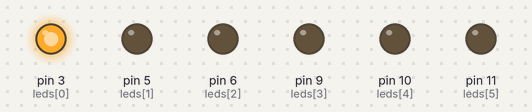
Bench run of a sketch on a simulated Arduino Uno, built with avr-gcc and run on an emulated ATmega328P. On the bench: output pins drawn as LEDs (lit = HIGH).

Above: at 0.05 s.
At 0.15 s:
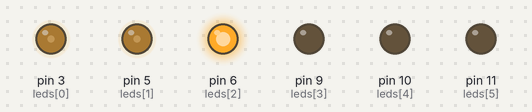
At 0.3 s:
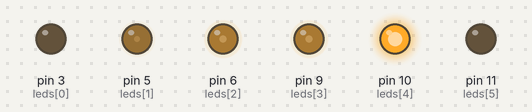
At 0.6 s:
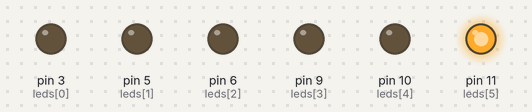
At 0.9 s:
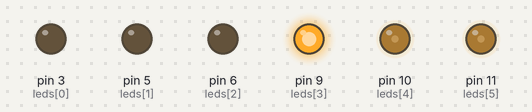
At 1.2 s:
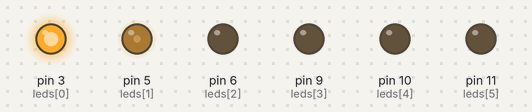
Timing chart, 0 to 3.7 s (numbered marks = the images above):
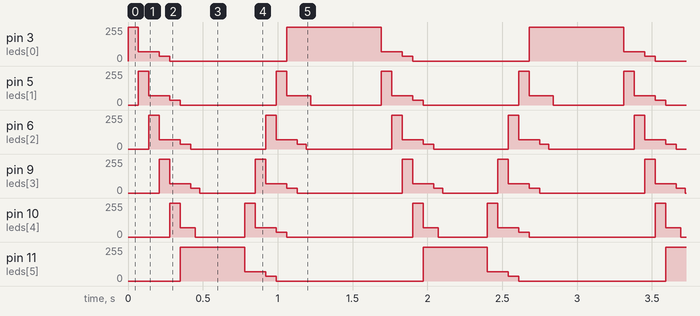

The sketch:

tail_brightness.ino
```cpp
int leds[] = { 3, 5, 6, 9, 10, 11 };
int cursor = 0;
bool right = true;
int tail = 70;
int time = 70;

void setup() {
  for (int i = 0; i < 6; i++) {
    pinMode(leds[i], OUTPUT);
  }
}

void loop() {
  if (right) {
    for (int i = 0; i < 6; i++) {
      analogWrite(leds[i], 255);

      if (i > 0) {
        analogWrite(leds[i - 1], tail);
        }

      delay(time);

      if (i > 1) {
        analogWrite(leds[i - 2], tail*0.5);
        }
      if (i > 2) {
        analogWrite(leds[i - 3], 0);
      }

      if ( i == 5) {
        delay(30);
        analogWrite(leds[4], 0);
        delay(30);
        analogWrite(leds[3], 0);
        delay(30);
        analogWrite(leds[2], 0);
        delay (200);
      }
    }
    right = false;
  } else {
    for (int i = 5; i >= 0; i--) {
      analogWrite(leds[i], 255);

      if (i < 5) {
        analogWrite(leds[i + 1], tail);
        }
      delay(time);

      if (i < 4) {
         analogWrite(leds[i + 2], tail*0.5);
         }
      if (i < 3) {
        analogWrite(leds[i + 3], 0);
        }

      if (i == 0){
        delay(30);
        analogWrite(leds[3], 0);
        delay(30);
        analogWrite(leds[2], 0);
        delay(30);
        analogWrite(leds[1], 0);
        delay (200);
       delay(200);
      }
    }

    right = true;
  }
}
```

Measured:
- by itself, pin 3 (leds[0]): repeats every 1.6 s: 70/255 0.14 s, 35/255 0.07 s, 0/255 0.78 s, 255/255 0.63 s
- by itself, pin 6 (leds[2]): repeats every 0.78 s: 70/255 0.14 s, 35/255 0.07 s, 0/255 0.50 s, 255/255 0.07 s
- by itself, pin 11 (leds[5]): repeats every 1.6 s: 70/255 0.14 s, 35/255 0.07 s, 0/255 0.98 s, 255/255 0.43 s
- by itself, pin 5 (leds[1]): repeats every 1.6 s: 70/255 0.14 s, 35/255 0.07 s, 0/255 0.64 s, 255/255 0.07 s, 70/255 0.16 s, 0/255 0.47 s, 255/255 0.07 s
- by itself, pin 10 (leds[4]): repeats every 1.6 s: 70/255 0.10 s, 0/255 0.33 s, 255/255 0.07 s, 70/255 0.14 s, 35/255 0.07 s, 0/255 0.84 s, 255/255 0.07 s
